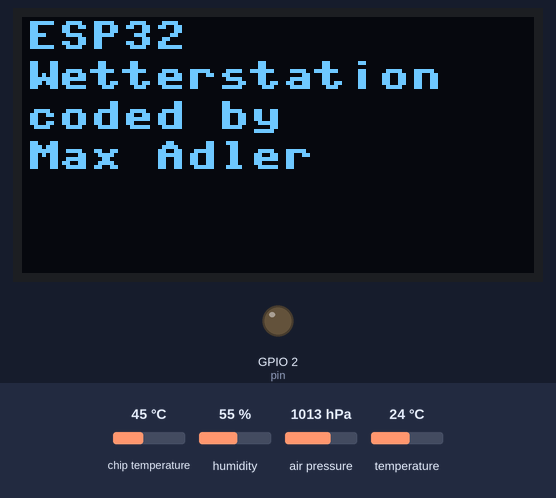
This program was run on a simulated ESP32 board running MicroPython. Shown: 128×64 one-colour display, output pins drawn as LEDs (lit = HIGH). Inputs (shaded band) come from the test bench; at power-on: chip temperature 45 °C, humidity 55 %, air pressure 1013 hPa, temperature 24 °C. WiFi joins after 1.5 s; the clock reads 2024-03-15 10:24:30 at power-on unless the program sets it; library files of the repository ran but are not shown: BME280.py, ssd1306.py; what the program prints to the serial console is not drawn.

Above: at 0.2 s.
At 2.3 s:
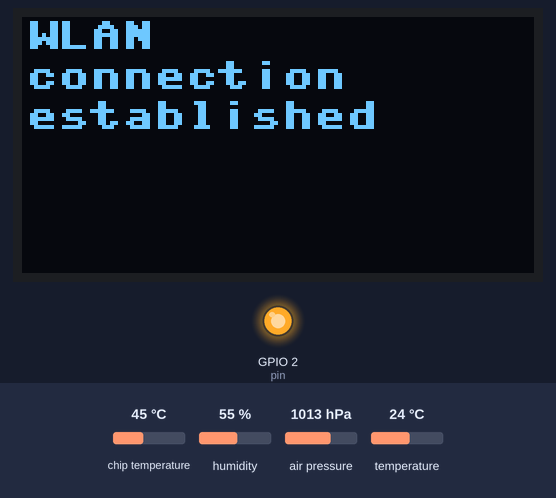
At 3.6 s:
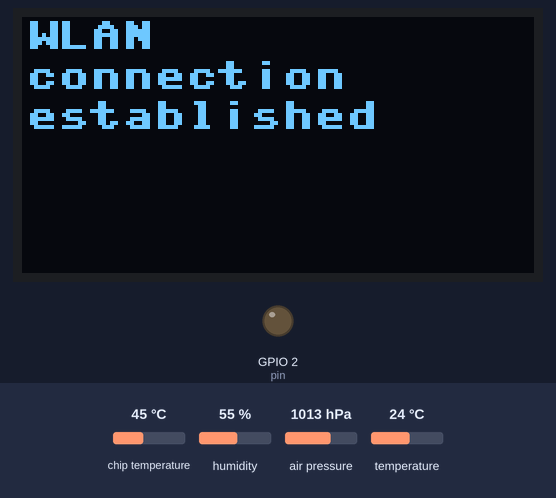
At 4.6 s:
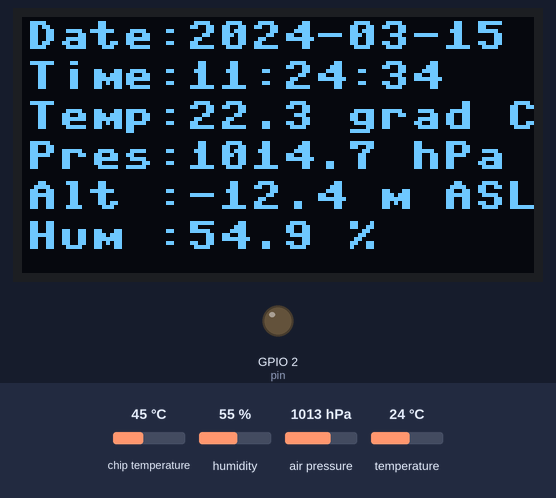
Timing chart, 0 to 6.1 s (numbered marks = the images above):
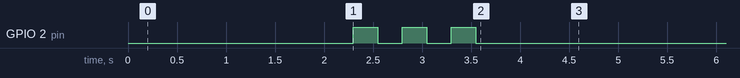

The program:

main.py
```python
#------------------------------------------------------------------------------#
# imports                                                                      #
#------------------------------------------------------------------------------#
import machine
from machine import I2C, Pin, RTC
import network
import time
import utime
import socket
import esp32
import time
import ntptime
import picoweb
import BME280
import ssd1306

#------------------------------------------------------------------------------#
# global defines                                                               #
#------------------------------------------------------------------------------#
pin = machine.Pin(2, machine.Pin.OUT)

temp = esp32.raw_temperature()
temp = (((temp - 32) *5)/9)
hum = 99
firstExe = 0
latest_data = {"date": "2022-01-01", "time": "00:00:00", "temperature": "99.9", "humidity": "99.99", "atmospheric_pressure": "999.99", "altitude": "999.99"}

sta_if = network.WLAN(network.STA_IF)
ap_if = network.WLAN(network.AP_IF)

bus = I2C(scl=Pin(22), sda=Pin(21), freq=100000)
display = ssd1306.SSD1306_I2C(128, 64, bus)
rtc = RTC()
Rtctime = rtc.datetime()
#------------------------------------------------------------------------------#
# subfunctions                                                                 #
#------------------------------------------------------------------------------#
def readDieTemp():
    global temp
    temp = esp32.raw_temperature()
    temp = (((temp - 32) *5)/9)

def readBme280Temp():
    global bus, latest_data, RtcTime
    bme280 = BME280.BME280(i2c=bus)

    latest_data["temperature"] = bme280.temperature
    latest_data["atmospheric_pressure"] = bme280.pressure
    latest_data["humidity"] = bme280.humidity
    latest_data["altitude"] = bme280.altitude


    RtcTime = rtc.datetime()
    FormTime = "%04d-%02d-%02d %02d:%02d:%02d" %(RtcTime[0], RtcTime[1], RtcTime[2], RtcTime[4], RtcTime[5], RtcTime[6])
    print("%s - Bme280 Temp: %2.2f °C; Pres: %2.2f hPa; Alt: %2.2f m ASL; Hum : %2.2f %%" %(FormTime, latest_data["temperature"], latest_data["atmospheric_pressure"], latest_data["altitude"], latest_data["humidity"]))
    display.fill(0)
    display.show()
    #time.sleep_ms(100)
    display.text("Date:%04d-%02d-%02d" %(RtcTime[0], RtcTime[1], RtcTime[2]), 1, 1, 1)
    display.text("Time:%02d:%02d:%02d" %(RtcTime[4], RtcTime[5], RtcTime[6]), 1, 11, 1)
    display.text("Temp:%2.1f grad C" %latest_data["temperature"], 1, 21, 1)
    display.text("Pres:%2.1f hPa" %latest_data["atmospheric_pressure"], 1, 31, 1)
    display.text("Alt :%2.1f m ASL" %latest_data["altitude"], 1, 41, 1)
    display.text("Hum :%2.1f %%" %latest_data["humidity"], 1, 51, 1)
    display.show()

    hour = RtcTime[4]
    minute = RtcTime[5]
    second = RtcTime[6]
    day = RtcTime[2]
    month = RtcTime[1]
    year = RtcTime[0]
    date = "%04d-%02d-%02d" %(year, month, day)
    t_day = "%02d:%02d:%02d" %(hour, minute, second)
    latest_data["time"] = t_day
    latest_data["date"] = date


def TimeZoneAdaption():
    global RtcTime
    ntptime.settime()
    RtcTime = rtc.datetime()

    # Dayligth Saving Timer or European Normal Time
    weekday = RtcTime[3]
    day = RtcTime[2]
    month = RtcTime[1]
    localhour = RtcTime[4]
    # swtich from Eropean Normal Time to Daylight Saving Time
    # in March
    if(month == 3):
        # check if actual weekday is a Sunday and end days
        # till end of month is less than a week
        if(((weekday + 1) == 7) and (day > (31 - 5))):
           print("daylight saving time\n")
           localhour = localhour + 2
        # check if actual days till end of the week are greater
        # than days till end of the month
        elif((31 - day) < (7 - (weekday+1))):
            print("daylight saving time\n")
            localhour = localhour + 2
        else:
            print("european normal time\n")
            localhour = localhour + 1
    # Daylight Saving Time from April till September
    elif((month > 3) and (month < 10)):
        print("daylight saving time\n")
        localhour = localhour + 2
    # Switch from Daylight Saving Time to European Normal Time
    # in October
    elif(month == 10):
        # check if actual weekday is a Sunday and end days
        # till end of month is less than a week
        if(((weekday + 1) == 7) and (day > (31 - 5))):
            print("european normal time\n")
            localhour = localhour + 1
        # check if actual days till end of the week are greater
        # than days till end of the month
        elif((31 - day) < (7 - (weekday+1))):
            print("european normal time\n")
            localhour = localhour + 1
        else:
            print("daylight saving time\n")
            localhour = localhour + 2
    # European Normal Time from November till February
    elif((month > 10) or (month < 3)):
        print("european normal time\n")
        localhour = localhour + 1

    # A new day begin
    if(localhour > 23 ):
        localhour = localhour - 24

    print("RtcTime %s %s %s %s %s %s %s %s" %(RtcTime[0], RtcTime[1], RtcTime[2], RtcTime[3], RtcTime[4], RtcTime[5], RtcTime[6], RtcTime[7]))
    RtcTime = rtc.datetime((RtcTime[0], RtcTime[1], RtcTime[2], RtcTime[3], localhour, RtcTime[5], RtcTime[6], RtcTime[7]))


def handleInterrupt(timer):
    global pin, RtcTime
    if(pin.value()):
        pin.off()
    else:
        pin.on()
    readDieTemp()
    readBme280Temp()


#------------------------------------------------------------------------------#
# main                                                                         #
#------------------------------------------------------------------------------#
display.text("ESP32", 1, 1, 1)
display.text("Wetterstation", 1, 11, 1)
display.text("coded by", 1, 21, 1)
display.text("Max Adler", 1, 31, 1)
display.show()
wait_exp = 0

sta_if.active(True)
sta_if.ifconfig(("192.168.2.51", "255.255.255.0", "192.168.2.1", "192.168.2.1"))
sta_if.connect('WLAN_SSID', 'WLAN_PASSWD')

while ((sta_if.isconnected() == False) and (wait_exp < 30) and (sta_if.status()!= 202)):
        time.sleep(1)
        wait_exp += 1
        print("waiting for Network :%d s" %wait_exp)

timer = machine.Timer(0)

timer.init(period=60000, mode=machine.Timer.PERIODIC, callback=handleInterrupt)

if(wait_exp >= 30) or (sta_if.status()== 202):
    display.fill(0)
    display.text("No WLAN", 1, 1, 1)
    display.text("connected", 1, 11, 1)
    display.show()
    sta_if.active(False)

elif(sta_if.isconnected()):
    display.fill(0)
    display.text("WLAN", 1, 1, 1)
    display.text("connection", 1, 11, 1)
    display.text("established", 1, 21, 1)
    display.show()
    print('Network connection to MadMax_WLAN established!\n')
    print(sta_if.ifconfig())
    for i in range(0,3):
        pin.on()
        time.sleep_ms(250)
        pin.off()
        time.sleep_ms(250)

    time.sleep_ms(500)
    TimeZoneAdaption()

    readBme280Temp()

    ip_address = sta_if.ifconfig() [0]
    app = picoweb.WebApp(__name__)
    @app.route("/")
    def send_index(req, resp):
        yield from app.sendfile(resp, 'index.html')

    @app.route("/get_latest_data")
    def get_latest_data(req, resp):
        global  latest_data
        yield from picoweb.jsonify(resp, latest_data)

    app.run(debug=1, host=ip_address, port=80)
```

Measured:
- what the display in image 0 shows lasts 2.1 s, from 0.2 s to 2.3 s
- what the display in image 1 shows lasts 2.2 s, from 2.3 s to 4.5 s
